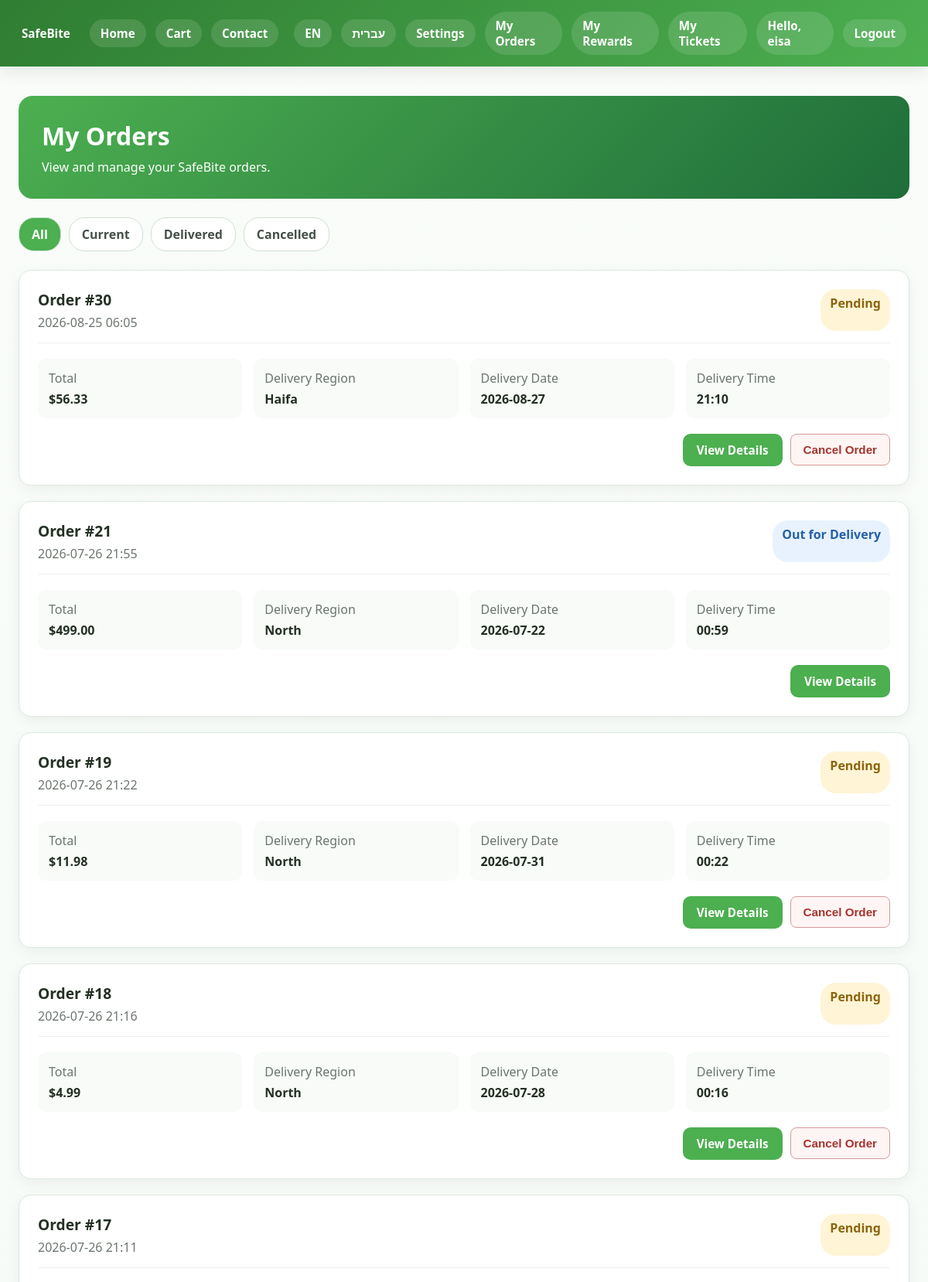
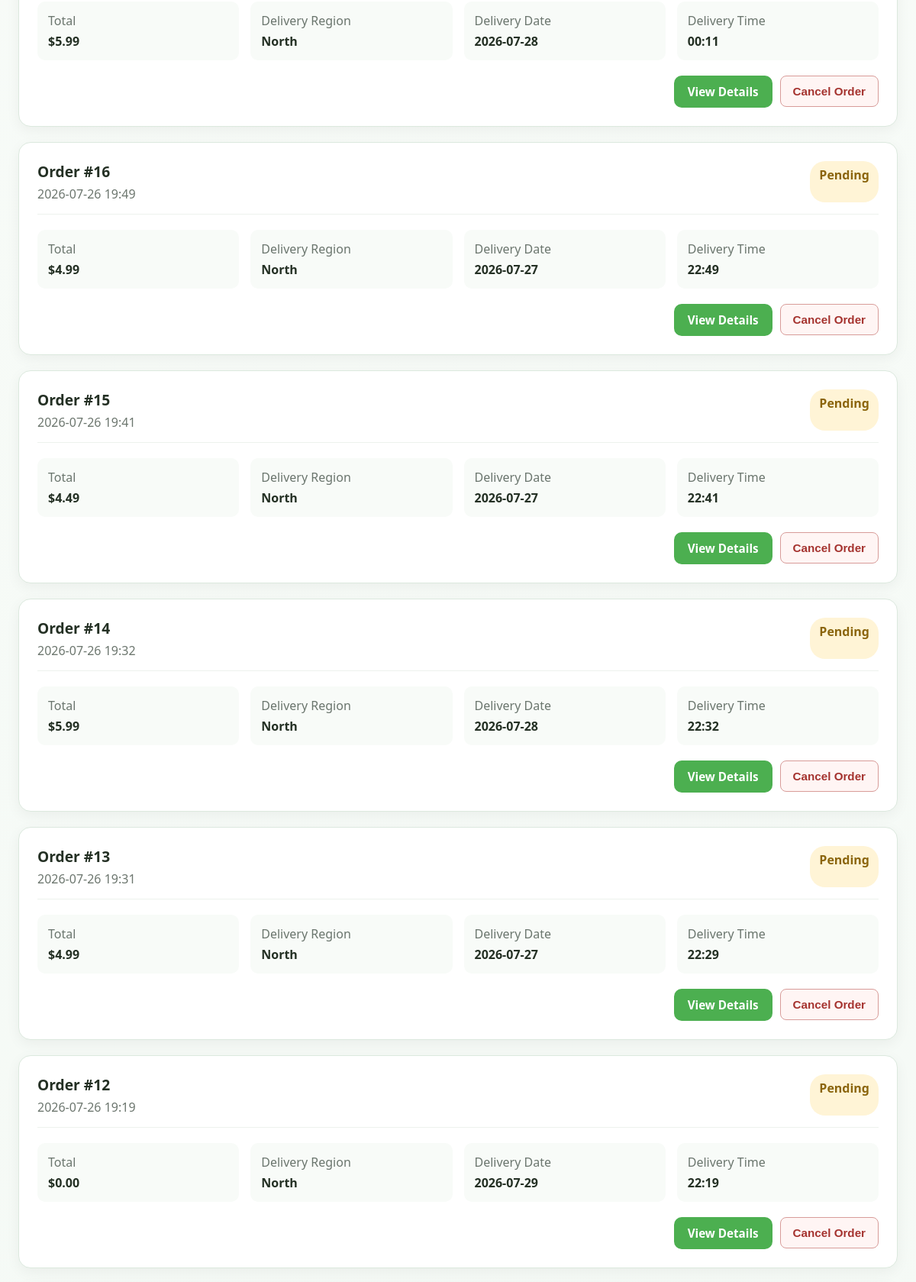
Screenshot of /my_orders.php (signed in, upper part) with the database file from the repository (2 pictures, top to bottom).
### tables this page shows
CREATE TABLE `orders` (
  `id` int(11) NOT NULL,
  `user_id` int(11) DEFAULT NULL,
  `total_price` decimal(10,2) DEFAULT NULL,
  `status` enum('pending','delivering','delivered','cancelled') NOT NULL DEFAULT 'pending',
  `created_at` timestamp NOT NULL DEFAULT current_timestamp(),
  `total_amount` decimal(10,2) NOT NULL DEFAULT 0.00,
  `delivery_address` text DEFAULT NULL,
  `delivery_region` enum('north','haifa','center','jerusalem','south') NOT NULL DEFAULT 'north',
  `delivery_user_id` int(11) DEFAULT NULL,
  `delivery_rate` decimal(5,2) NOT NULL DEFAULT 0.00,
  `delivery_earning` decimal(10,2) NOT NULL DEFAULT 0.00,
  `picked_at` datetime DEFAULT NULL,
  `delivered_at` datetime DEFAULT NULL,
  `cancelled_at` datetime DEFAULT NULL,
  `delivery_date` date DEFAULT NULL,
  `delivery_time` time DEFAULT NULL
);

### db.php (called while the page is built, shortened)
<?php
function tr($english, $hebrew) {
    return $english;
}
function regionLabel($region) {
    if ($region == 'north') {
        return tr('North', 'צפון');
    }
    if ($region == 'haifa') {
        return tr('Haifa', 'חיפה');
    }
    return tr('Not assigned', 'לא הוגדר');
}
?>

### my_orders.php (the view, shortened to what this page needs)
<?php
require 'db.php';
function getOrderStatus($status) {
    if ($status == 'pending') {
        return tr('Pending', 'ממתינה');
    }
    if ($status == 'delivering') {
        return tr('Out for Delivery', 'בדרך למשלוח');
    }
    if ($status == 'delivered') {
        return tr('Delivered', 'נמסרה');
    }
    return $status;
}
function activeFilter($filter, $name) {
    if ($filter == $name) {return ' active';}
    return '';
}
$user_id = $_SESSION['user_id'];
$filter = 'all';
if ($filter == 'current') {
    $stmt = $pdo->prepare("SELECT * FROM orders WHERE user_id = ? AND (status = 'pending' OR status = 'delivering') ORDER BY id DESC");
} else if ($filter == 'delivered') {
    $stmt = $pdo->prepare("SELECT * FROM orders WHERE user_id = ? AND status = 'delivered' ORDER BY id DESC");
} else if ($filter == 'cancelled') {
    $stmt = $pdo->prepare("SELECT * FROM orders WHERE user_id = ? AND status = 'cancelled' ORDER BY id DESC");
} else {
    $stmt = $pdo->prepare("SELECT * FROM orders WHERE user_id = ? ORDER BY id DESC");
}
$stmt->execute([$user_id]);
$orders = $stmt->fetchAll();
$has_orders = false;
foreach ($orders as $order) {
    $has_orders = true;
    break;
}
$page_language = 'en';
$page_direction = 'ltr';
?>
<!DOCTYPE html>
<html
    lang="<?= $page_language ?>"
    dir="<?= $page_direction ?>"
>
<head>
    <link rel="stylesheet" href="style.css">
</head>
<body>
<?php include 'navbar.php'; ?>
<main class="orders-page">
    <div class="orders-header">
        <h1>
            <?= tr(
                'My Orders',
                'ההזמנות שלי'
            ) ?>
        </h1>
        <p>
            <?= tr(
                'View and manage your SafeBite orders.',
                'צפה ונהל את ההזמנות שלך.'
            ) ?>
        </p>
    </div>
    <div class="orders-filter-row">
        <a
            href="my_orders.php?filter=all"
            class="orders-filter-link<?= activeFilter($filter, 'all') ?>"
        >
            <?= tr('All', 'הכול') ?>
        </a>
        <a
            href="my_orders.php?filter=current"
            class="orders-filter-link<?= activeFilter($filter, 'current') ?>"
        >
            <?= tr('Current', 'נוכחיות') ?>
        </a>
        <a
            href="my_orders.php?filter=delivered"
            class="orders-filter-link<?= activeFilter($filter, 'delivered') ?>"
        >
            <?= tr('Delivered', 'נמסרו') ?>
        </a>
        <a
            href="my_orders.php?filter=cancelled"
            class="orders-filter-link<?= activeFilter($filter, 'cancelled') ?>"
        >
            <?= tr('Cancelled', 'בוטלו') ?>
        </a>
    </div>
    <?php if ($has_orders == false): ?>
        <div class="empty-orders">
            <h2>
                <?= tr(
                    'No orders found',
                    'לא נמצאו הזמנות'
                ) ?>
            </h2>
            <p>
                <?= tr(
                    'There are no orders in this category.',
                    'אין הזמנות בקטגוריה זו.'
                ) ?>
            </p>
            <a
                href="index.php"
                class="btn btn-primary"
            >
                <?= tr(
                    'Browse Products',
                    'עיון במוצרים'
                ) ?>
            </a>
        </div>
    <?php else: ?>
        <div class="orders-list">
            <?php foreach ($orders as $order): ?>
                <?php
                $status =
                    $order['status'];
                $can_cancel = false;
                if (
                    $status == 'pending' &&
                    $order['delivery_user_id'] == null
                ) {
                    $can_cancel = true;
                }
                ?>
                <div class="order-card">
                    <div class="order-top">
                        <div>
                            <div class="order-number">
                                <?= tr(
                                    'Order',
                                    'הזמנה'
                                ) ?>
                                #<?= $order['id'] ?>
                            </div>
                            <div class="order-date">
                                <?= substr(
                                    $order['created_at'],
                                    0,
                                    16
                                ) ?>
                            </div>
                        </div>
                        <div
                            class="order-status <?= htmlspecialchars($status) ?>"
                        >
                            <?= htmlspecialchars(
                                getOrderStatus($status)
                            ) ?>
                        </div>
                    </div>
                    <div class="order-info">
                        <div class="order-info-box">
                            <span>
                                <?= tr(
                                    'Total',
                                    'סה״כ'
                                ) ?>
                            </span>
                            <strong>
                                $<?= number_format(
                                    $order['total_price'],
                                    2
                                ) ?>
                            </strong>
                        </div>
                        <div class="order-info-box">
                            <span>
                                <?= tr(
                                    'Delivery Region',
                                    'אזור משלוח'
                                ) ?>
                            </span>
                            <strong>
                                <?= htmlspecialchars(regionLabel($order['delivery_region'])) ?>
                            </strong>
                        </div>
                        <div class="order-info-box">
                            <span>
                                <?= tr(
                                    'Delivery Date',
                                    'תאריך משלוח'
                                ) ?>
                            </span>
                            <strong>
                                <?php if ($order['delivery_date'] != null): ?>
                                    <?= htmlspecialchars(
                                        $order['delivery_date']
                                    ) ?>
                                <?php else: ?>
                                    -
                                <?php endif; ?>
                            </strong>
                        </div>
                        <div class="order-info-box">
                            <span>
                                <?= tr(
                                    'Delivery Time',
                                    'שעת משלוח'
                                ) ?>
                            </span>
                            <strong>
                                <?php if ($order['delivery_time'] != null): ?>
                                    <?= substr(
                                        $order['delivery_time'],
                                        0,
                                        5
                                    ) ?>
                                <?php else: ?>
                                    -
                                <?php endif; ?>
                            </strong>
                        </div>
                    </div>
                    <div class="order-actions">
                        <a
                            href="order_details.php?id=<?= $order['id'] ?>"
                            class="btn btn-primary"
                        >
                            <?= tr(
                                'View Details',
                                'צפייה בפרטים'
                            ) ?>
                        </a>
                        <?php if ($can_cancel == true): ?>
                            <form
                                method="POST"
                                action="cancel_order.php"
                            >
                                <button
                                    type="submit"
                                    class="cancel-button"
                                    onclick="return confirm('Cancel this order?');"
                                >
                                    <?= tr(
                                        'Cancel Order',
                                        'ביטול הזמנה'
                                    ) ?>
                                </button>
                            </form>
                        <?php endif; ?>
                    </div>
                </div>
            <?php endforeach; ?>
        </div>
    <?php endif; ?>
</main>
</body>
</html>

### style.css (style rules this page uses)
:root { --green: #4caf50; --green-dark: #1f5d33; --green-soft: #eef8f0; --white: #ffffff; --bg: #f6fbf7; --text: #243024; --muted: #6b7b6b; --danger: #dc3545; --warning: #ff9800; --shadow: 0 10px 25px rgba(0, 0, 0, 0.06); --radius: 14px; --border: #e4eee5; --shadow-hover: 0 15px 35px rgba(0, 0, 0, 0.12); }
body { margin: 0; font-family: 'Segoe UI', Tahoma, Geneva, Verdana, sans-serif; background: linear-gradient(180deg, #f9fcf9 0%, #f2f8f3 100%); color: var(--text); }
a { color: var(--green-dark); text-decoration: none; }
.btn, button, input[type="submit"] { border: none; border-radius: 10px; padding: 11px 18px; cursor: pointer; font-weight: 700; font-size: 0.95rem; transition: 0.2s ease; }
.btn-primary { background: var(--green); color: white; }

### my_orders.php (style rules this page uses)
.orders-page { max-width: 1180px; margin: 38px auto 60px; padding: 0 24px; }
.orders-header { background: linear-gradient(135deg, #4caf50, #1f6d3a); color: white; border-radius: 18px; padding: 30px; margin-bottom: 24px; }
.orders-header h1 { margin: 0 0 8px; }
.orders-header p { margin: 0; }
.orders-filter-row { display: flex; gap: 10px; flex-wrap: wrap; margin-bottom: 24px; }
.orders-filter-link { padding: 10px 16px; border-radius: 20px; border: 1px solid #cfe0d1; background: white; color: #445148; font-weight: bold; text-decoration: none; }
.orders-filter-link.active { background: #4caf50; color: white; }
.orders-list { display: grid; gap: 20px; }
.order-card { background: white; border: 1px solid #dce9de; border-radius: 16px; padding: 24px; box-shadow: 0 5px 18px rgba(0,0,0,0.05); transition: 0.3s; }
.order-top { display: flex; justify-content: space-between; gap: 20px; padding-bottom: 15px; border-bottom: 1px solid #edf2ed; }
.order-number { font-size: 1.2rem; font-weight: bold; }
.order-date { margin-top: 5px; color: #6c766e; }
.order-status { padding: 7px 12px; border-radius: 20px; font-weight: bold; }
.order-status.pending { background: #fff4d6; color: #8b650d; }
.order-status.delivering { background: #e8f2ff; color: #2461a5; }
.order-info { display: grid; grid-template-columns: repeat(4, 1fr); gap: 15px; margin-top: 20px; }
.order-info-box { background: #f8fbf8; padding: 14px; border-radius: 10px; }
.order-info-box span { display: block; color: #6a756d; margin-bottom: 5px; }
.order-actions { display: flex; justify-content: flex-end; gap: 10px; margin-top: 20px; flex-wrap: wrap; }
.cancel-button { border: 1px solid #d89c99; background: #fff5f4; color: #a5332f; padding: 11px 16px; border-radius: 8px; font-weight: bold; cursor: pointer; }

### rows the page displays
orders: id "30", created_at "2026-08-25 06:05", status "Pending", total_price "56.33", delivery_region "Haifa", delivery_date "2026-08-27", delivery_time "21:10"
orders: id "21", created_at "2026-07-26 21:55", status "Out for Delivery", total_price "499.00", delivery_region "North", delivery_date "2026-07-22", delivery_time "00:59"
orders: id "19", created_at "2026-07-26 21:22", status "Pending", total_price "11.98", delivery_region "North", delivery_date "2026-07-31", delivery_time "00:22"
orders: id "18", created_at "2026-07-26 21:16", status "Pending", total_price "4.99", delivery_region "North", delivery_date "2026-07-28", delivery_time "00:16"
orders: id "17", created_at "2026-07-26 21:11", status "Pending", total_price "5.99", delivery_region "North", delivery_date "2026-07-28", delivery_time "00:11"
orders: id "16", created_at "2026-07-26 19:49", status "Pending", total_price "4.99", delivery_region "North", delivery_date "2026-07-27", delivery_time "22:49"
orders: id "15", created_at "2026-07-26 19:41", status "Pending", total_price "4.49", delivery_region "North", delivery_date "2026-07-27", delivery_time "22:41"
orders: id "14", created_at "2026-07-26 19:32", status "Pending", total_price "5.99", delivery_region "North", delivery_date "2026-07-28", delivery_time "22:32"
orders: id "13", created_at "2026-07-26 19:31", status "Pending", total_price "4.99", delivery_region "North", delivery_date "2026-07-27", delivery_time "22:29"
orders: id "12", created_at "2026-07-26 19:19", status "Pending", total_price "0.00", delivery_region "North", delivery_date "2026-07-29", delivery_time "22:19"

### other values shown
tr('Home', 'דף הבית') "Home"
tr('Cart', 'עגלה') "Cart"
tr('Contact', 'צור קשר') "Contact"
tr('Settings', 'הגדרות') "Settings"
tr('My Orders', 'ההזמנות שלי') "My Orders"
tr('My Rewards', 'ההטבות שלי') "My Rewards"
tr('My Tickets', 'הפניות שלי') "My Tickets"
tr('Hello', 'שלום') "Hello"
$username "eisa"
tr('Logout', 'התנתקות') "Logout"
tr('All', 'הכול') "All"
tr('Current', 'נוכחיות') "Current"
tr('Delivered', 'נמסרו') "Delivered"
tr('Cancelled', 'בוטלו') "Cancelled"
